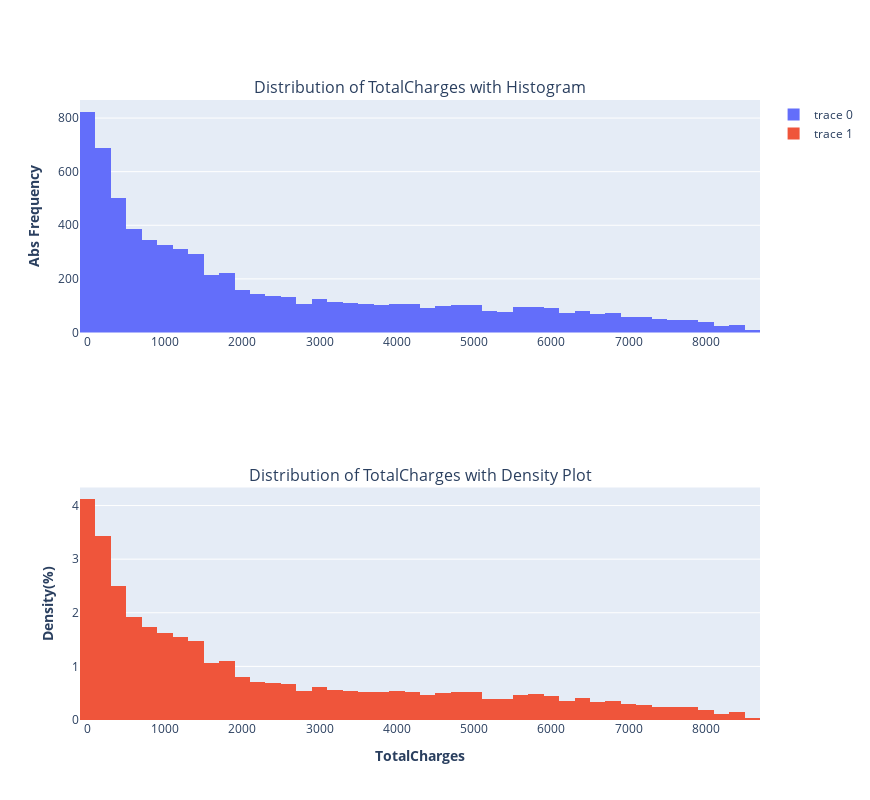

Write notebook code for a chart like this one.
### Code cell
plot_histogram(df_churn['TotalCharges'])

printmd("**TotalCharges is reversed J-shaped distributed**")

### Figure 1 — Plotly figure (JSON) as saved in the notebook; plotly's stock layout.template omitted (floating-point values rounded to 4 significant figures; data arrays with more than 128 entries replaced by an {"elided": "..."} marker saying what was removed)
{"data": [{"hoverinfo": "x+y", "type": "histogram", "x": {"elided": "7043 float values"}, "xaxis": "x", "yaxis": "y"}, {"histnorm": "density", "hoverinfo": "x+y", "type": "histogram", "x": {"elided": "7043 float values"}, "xaxis": "x2", "yaxis": "y2"}], "layout": {"annotations": [{"font": {"size": 16}, "showarrow": false, "text": "Distribution of TotalCharges with Histogram", "x": 0.5, "xanchor": "center", "xref": "paper", "y": 1, "yanchor": "bottom", "yref": "paper"}, {"font": {"size": 16}, "showarrow": false, "text": "Distribution of TotalCharges with Density Plot", "x": 0.5, "xanchor": "center", "xref": "paper", "y": 0.375, "yanchor": "bottom", "yref": "paper"}], "height": 800, "hovermode": "closest", "width": 870, "xaxis": {"anchor": "y", "domain": [0, 1]}, "xaxis2": {"anchor": "y2", "domain": [0, 1], "title": {"text": "<b>TotalCharges</b>"}}, "yaxis": {"anchor": "x", "domain": [0.625, 1], "title": {"text": "<b>Abs Frequency</b>"}}, "yaxis2": {"anchor": "x2", "domain": [0, 0.375], "title": {"text": "<b>Density(%)</b>"}}}}
